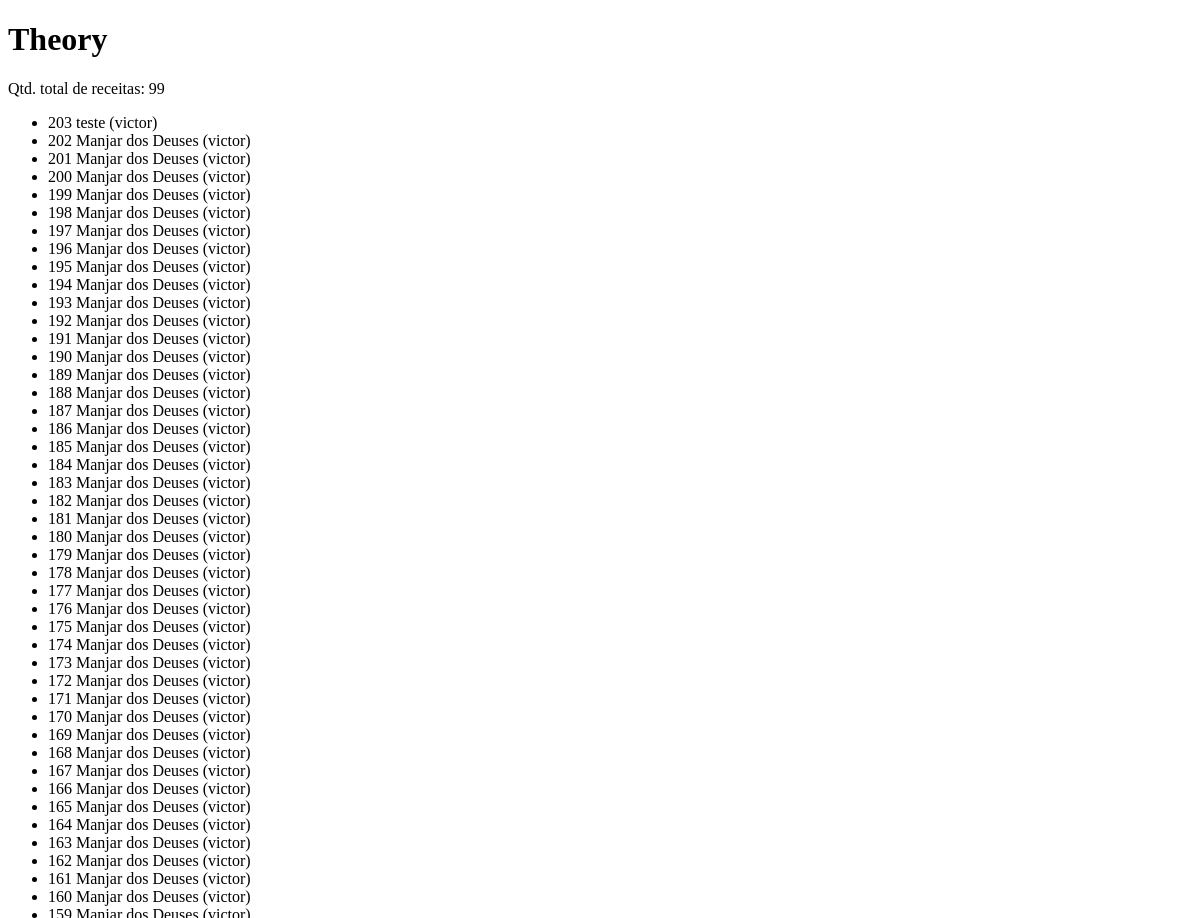
The app's page /recipes/theory/ (upper part), older data.
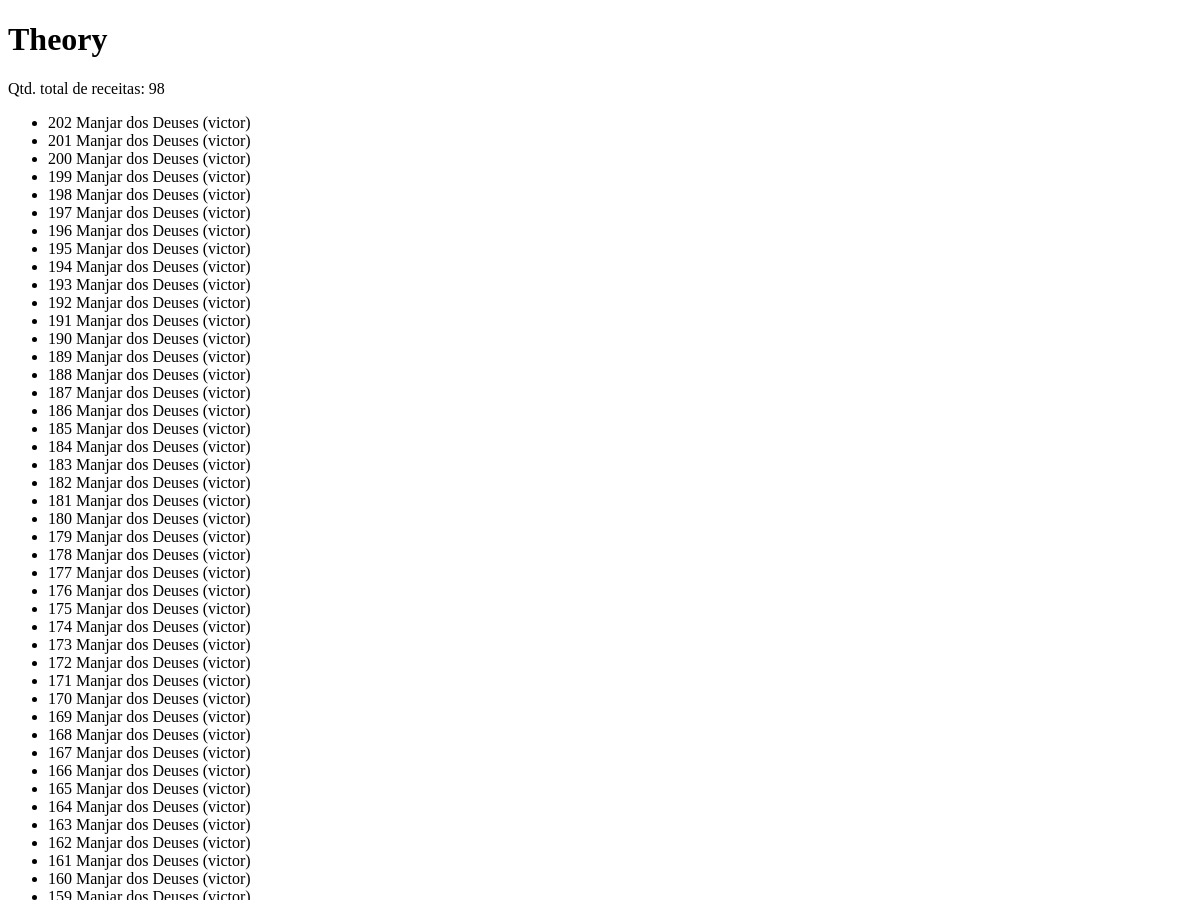
The same page, newer data.
### recipes/models.py (models this page shows, shortened)
class Recipe(models.Model):
    objects = RecipeManager()
    title = models.CharField(max_length=65, verbose_name=_('Title'))
    description = models.CharField(max_length=165)
    slug = models.SlugField(unique=True)
    preparation_time = models.IntegerField()
    preparation_time_unit = models.CharField(max_length=65)
    servings = models.IntegerField()
    servings_unit = models.CharField(max_length=65)
    preparation_steps = models.TextField()
    preparation_steps_is_html = models.BooleanField(default=False)
    created_at = models.DateTimeField(auto_now_add=True)
    updated_at = models.DateTimeField(auto_now=True)
    is_published = models.BooleanField(default=False)
    cover = models.ImageField(
        upload_to='recipes/covers/%Y/%m/%d/',
        blank=True,
        default='')
    category = models.ForeignKey(
        Category, on_delete=models.SET_NULL, null=True, blank=True,
        default=None,
    )
    author = models.ForeignKey(
        User, on_delete=models.SET_NULL, null=True
    )
    tags = models.ManyToManyField(Tag, blank=True, default='')
    class Meta:
        verbose_name = _('Recipe')
        verbose_name_plural = _('Recipes')

### recipes/views/site.py (the view)
# urls.py: path('recipes/theory/',
def theory(request, *args, **kwargs):
    recipes = Recipe.objects.get_published()
    number_of_recipes = recipes.aggregate(number=Count('id'))
    context = {
        'recipes': recipes,
        'number_of_recipes': number_of_recipes['number']
    }
    return render(
        request,
        'recipes/pages/theory.html',
        context=context
    )

### recipes/models.py (called while the page is built)
    def get_published(self):
        return self.filter(
            is_published=True
        ).annotate(
            author_full_name=Concat(
                F('author__first_name'), Value(' '),
                F('author__last_name'), Value(' ('),
                F('author__username'), Value(')'),
            )
        ) \
            .order_by('-id') \
            .select_related('category', 'author') \
            .prefetch_related('tags')

### recipes/templates/recipes/pages/theory.html (shortened to what this page needs)
<!DOCTYPE html>
<html lang="pt-BR">
<head>
</head>
<body>
    <h1>Theory</h1>
    <p>Qtd. total de receitas: {{ number_of_recipes }}</p>
    <ul>
        {% for recipe in recipes %}
            <li>
                {{ recipe.id }} {{ recipe.title }} {{ recipe.author_full_name }}
            </li>
        {% empty %}
            <p>No recipes found</p>
        {% endfor %}
    </ul>
</body>
</html>

Row changes from the older to the newer data that the page shows:
removed Recipe: id "203", title "teste", author_full_name "(victor)"
Text that changed along with them:
{{ number_of_recipes }}: "99" → "98"
